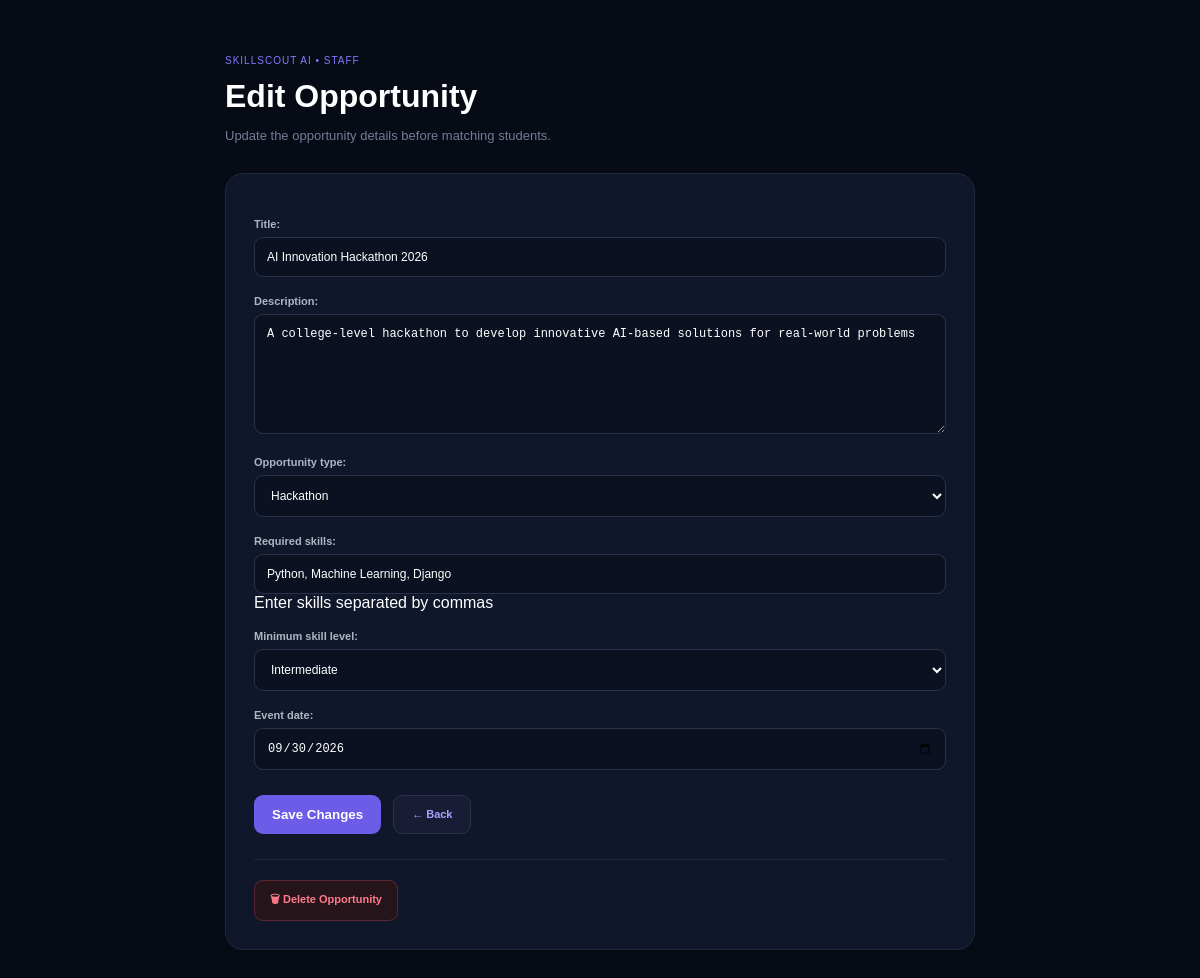
The app's page /opportunities/3/edit/ (signed in) with its own data.
### core/models.py (models this page shows, shortened)
class Opportunity(models.Model):
    OPPORTUNITY_TYPES = [
        ("HACKATHON", "Hackathon"),
        ("INTERVIEW", "Interview"),
        ("PRESENTATION", "Presentation"),
        ("COMPETITION", "Competition"),
        ("OTHER", "Other"),
    ]
    title = models.CharField(
        max_length=200
    )
    description = models.TextField(
        blank=True
    )
    opportunity_type = models.CharField(
        max_length=30,
        choices=OPPORTUNITY_TYPES,
        default="OTHER"
    )
    required_skills = models.CharField(
        max_length=500,
        help_text="Enter skills separated by commas"
    )
    minimum_skill_level = models.CharField(
        max_length=20,
        choices=StudentSkill.SKILL_LEVELS,
        default="BEGINNER"
    )
    event_date = models.DateField(
        null=True,
        blank=True
    )
    created_at = models.DateTimeField(
        auto_now_add=True
    )

### core/views.py (the view)
# urls.py: path("opportunities/<int:opportunity_id>/edit/", views.edit_opportunity, name="edit_opportunity"),
@login_required
def edit_opportunity(request, opportunity_id):
    opportunity = get_object_or_404(
        Opportunity,
        id=opportunity_id
    )
    if request.method == "POST":
        form = OpportunityForm(
            request.POST,
            instance=opportunity
        )
        if form.is_valid():
            form.save()
            return redirect("staff_dashboard")
    else:
        form = OpportunityForm(
            instance=opportunity
        )
    return render(
        request,
        "opportunities/edit_opportunity.html",
        {
            "form": form,
            "opportunity": opportunity,
        }
    )

### core/forms.py
class OpportunityForm(forms.ModelForm):
    class Meta:
        model = Opportunity
        fields = [
            "title",
            "description",
            "opportunity_type",
            "required_skills",
            "minimum_skill_level",
            "event_date",
        ]
        widgets = {
            "title": forms.TextInput(
                attrs={
                    "placeholder": "e.g. AI Innovation Hackathon"
                }
            ),
            "description": forms.Textarea(
                attrs={
                    "placeholder": "Describe the opportunity...",
                    "rows": 4
                }
            ),
            "required_skills": forms.TextInput(
                attrs={
                    "placeholder": "e.g. Python, Machine Learning, Django"
                }
            ),
            "event_date": forms.DateInput(
                attrs={
                    "type": "date"
                }
            ),
        }

### templates/opportunities/edit_opportunity.html (shortened to what this page needs)
<!DOCTYPE html>
<html lang="en">
<head>
</head>
<body>
<div class="container">
    <span class="badge">SKILLSCOUT AI • STAFF</span>
    <h1>Edit Opportunity</h1>
    <p class="subtitle">
        Update the opportunity details before matching students.
    </p>
    <div class="form-card">
        <form method="POST">
            {{ form.as_p }}
            <div class="actions">
    <button
        type="submit"
        class="save-button"
    >
        Save Changes
    </button>
    <a
        href="{% url 'staff_dashboard' %}"
        class="back-button"
    >
        ← Back
    </a>
</div>
<div class="delete-area">
    <a
        href="{% url 'delete_opportunity' opportunity.id %}"
        class="delete-button"
    >
        🗑 Delete Opportunity
    </a>
</div>
        </form>
    </div>
</div>
</body>
</html>

### templates/opportunities/edit_opportunity.html (style rules this page uses)
* { box-sizing: border-box; }
body { margin: 0; min-height: 100vh; font-family: Arial, sans-serif; background: #070b16; color: white; }
.container { width: 90%; max-width: 750px; margin: auto; padding: 50px 0; }
.badge { color: #8879ff; font-size: 10px; letter-spacing: 1px; }
h1 { margin: 10px 0; font-size: 32px; }
.subtitle { color: #737d94; font-size: 13px; margin-bottom: 30px; }
.form-card { padding: 28px; background: #10172a; border: 1px solid #202941; border-radius: 18px; }
.form-card p { margin-bottom: 18px; }
label { display: block; margin-bottom: 7px; color: #aeb5c5; font-size: 11px; font-weight: bold; }
input, textarea, select { width: 100%; padding: 12px; border: 1px solid #293249; border-radius: 9px; outline: none; background: #0b1120; color: white; font-size: 12px; }
textarea { min-height: 120px; resize: vertical; }
.actions { display: flex; gap: 12px; margin-top: 25px; }
.save-button { padding: 12px 18px; border: none; border-radius: 9px; background: #6c5ce7; color: white; font-weight: bold; cursor: pointer; }
.back-button { padding: 12px 18px; border: 1px solid #293249; border-radius: 9px; background: #191c35; color: #aaa0ff; text-decoration: none; font-size: 11px; font-weight: bold; }
.delete-area { margin-top: 25px; padding-top: 20px; border-top: 1px solid #202941; }
.delete-button { display: inline-block; padding: 10px 15px; background: #25151b; border: 1px solid #5a2732; border-radius: 9px; color: #ff7b8b; text-decoration: none; font-size: 11px; font-weight: bold; }

### records on screen
Opportunity: title "AI Innovation Hackathon 2026", description "A college-level hackathon to develop innovative AI-based solutions for real-world problems", opportunity_type "Hackathon", required_skills "Python, Machine Learning, Django", minimum_skill_level "Intermediate", event_date "09/30/2026"
